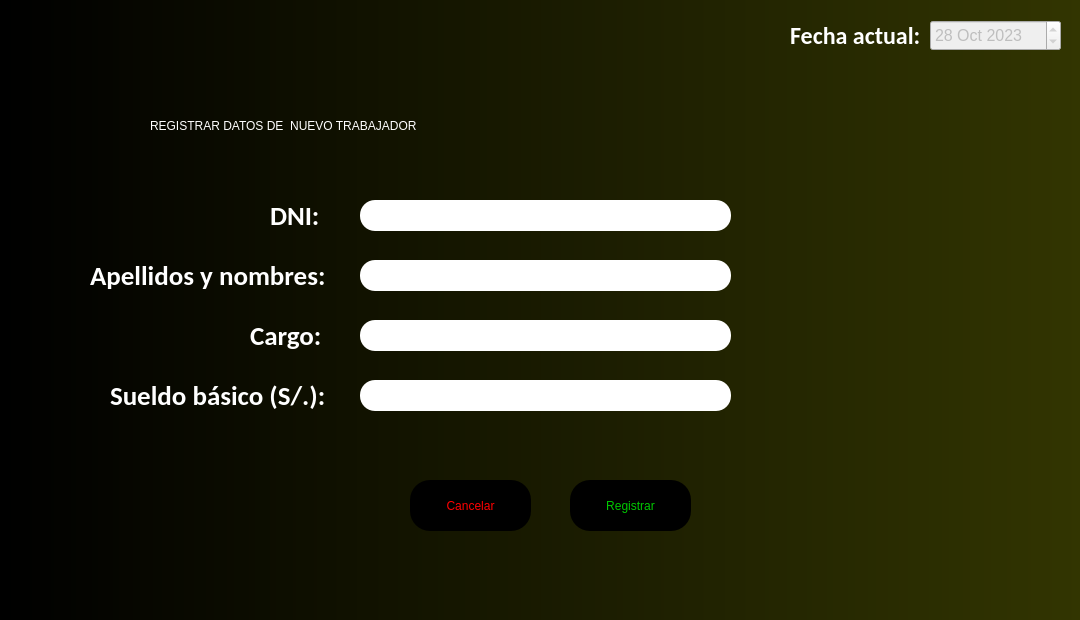
<?xml version="1.0" encoding="UTF-8"?>
<ui version="4.0">
 <class>MainWindow</class>
 <widget class="QMainWindow" name="MainWindow">
  <property name="geometry">
   <rect>
    <x>0</x>
    <y>0</y>
    <width>1080</width>
    <height>620</height>
   </rect>
  </property>
  <property name="minimumSize">
   <size>
    <width>1080</width>
    <height>620</height>
   </size>
  </property>
  <property name="maximumSize">
   <size>
    <width>1080</width>
    <height>620</height>
   </size>
  </property>
  <property name="cursor">
   <cursorShape>ArrowCursor</cursorShape>
  </property>
  <property name="windowTitle">
   <string>Gestión de Sueldos</string>
  </property>
  <property name="styleSheet">
   <string notr="true">QWidget#centralwidget{
background-color: qlineargradient(spread:pad, x1:0, y1:0, x2:1, y2:0, stop:0 rgba(0, 0, 0, 255), stop:1 rgba(50, 53, 1, 255));}</string>
  </property>
  <widget class="QWidget" name="centralwidget">
   <widget class="QLabel" name="label">
    <property name="geometry">
     <rect>
      <x>150</x>
      <y>90</y>
      <width>901</width>
      <height>71</height>
     </rect>
    </property>
    <property name="styleSheet">
     <string notr="true">font: 700 36pt &quot;Calibri&quot;;
color: white;</string>
    </property>
    <property name="text">
     <string>REGISTRAR DATOS DE  NUEVO TRABAJADOR</string>
    </property>
   </widget>
   <widget class="QLabel" name="label_2">
    <property name="geometry">
     <rect>
      <x>790</x>
      <y>0</y>
      <width>141</width>
      <height>71</height>
     </rect>
    </property>
    <property name="font">
     <font>
      <family>Calibri</family>
      <pointsize>18</pointsize>
      <weight>87</weight>
      <italic>false</italic>
      <bold>true</bold>
     </font>
    </property>
    <property name="styleSheet">
     <string notr="true">QWidget#label_2{
font: 700 18pt &quot;Calibri&quot;;
color: white;}

</string>
    </property>
    <property name="text">
     <string>Fecha actual: </string>
    </property>
   </widget>
   <widget class="QLabel" name="label_3">
    <property name="geometry">
     <rect>
      <x>90</x>
      <y>240</y>
      <width>241</width>
      <height>71</height>
     </rect>
    </property>
    <property name="font">
     <font>
      <family>Calibri</family>
      <pointsize>20</pointsize>
      <weight>87</weight>
      <italic>false</italic>
      <bold>true</bold>
     </font>
    </property>
    <property name="styleSheet">
     <string notr="true">QWidget#label_3{
font: 700 20pt &quot;Calibri&quot;;
color: white;}


</string>
    </property>
    <property name="text">
     <string>Apellidos y nombres:</string>
    </property>
   </widget>
   <widget class="QLabel" name="label_4">
    <property name="geometry">
     <rect>
      <x>110</x>
      <y>360</y>
      <width>221</width>
      <height>71</height>
     </rect>
    </property>
    <property name="font">
     <font>
      <family>Calibri</family>
      <pointsize>20</pointsize>
      <weight>87</weight>
      <italic>false</italic>
      <bold>true</bold>
     </font>
    </property>
    <property name="styleSheet">
     <string notr="true">font: 700 20pt &quot;Calibri&quot;;
color: white;</string>
    </property>
    <property name="text">
     <string>Sueldo básico (S/.):</string>
    </property>
   </widget>
   <widget class="QPushButton" name="pushButton_Registrar">
    <property name="geometry">
     <rect>
      <x>570</x>
      <y>480</y>
      <width>121</width>
      <height>51</height>
     </rect>
    </property>
    <property name="autoFillBackground">
     <bool>false</bool>
    </property>
    <property name="styleSheet">
     <string notr="true">font: 700 20pt &quot;Calibri&quot;;
color: rgb(0, 200, 0);
border-radius: 20px;
background-color: rgb(0, 0, 0);</string>
    </property>
    <property name="text">
     <string>Registrar</string>
    </property>
   </widget>
   <widget class="QPushButton" name="pushButton_Cancelar">
    <property name="geometry">
     <rect>
      <x>410</x>
      <y>480</y>
      <width>121</width>
      <height>51</height>
     </rect>
    </property>
    <property name="autoFillBackground">
     <bool>false</bool>
    </property>
    <property name="styleSheet">
     <string notr="true">font: 700 20pt &quot;Calibri&quot;;
color: rgb(255, 0, 0);;
border-radius: 20px;
background-color: rgb(0, 0, 0);</string>
    </property>
    <property name="text">
     <string>Cancelar</string>
    </property>
   </widget>
   <widget class="QDateEdit" name="dateEditFechaActual">
    <property name="enabled">
     <bool>false</bool>
    </property>
    <property name="geometry">
     <rect>
      <x>930</x>
      <y>20</y>
      <width>131</width>
      <height>31</height>
     </rect>
    </property>
    <property name="font">
     <font>
      <pointsize>12</pointsize>
     </font>
    </property>
    <property name="cursor">
     <cursorShape>ArrowCursor</cursorShape>
    </property>
    <property name="mouseTracking">
     <bool>false</bool>
    </property>
    <property name="dateTime">
     <datetime>
      <hour>11</hour>
      <minute>0</minute>
      <second>0</second>
      <year>2023</year>
      <month>10</month>
      <day>28</day>
     </datetime>
    </property>
   </widget>
   <widget class="QLabel" name="label_6">
    <property name="geometry">
     <rect>
      <x>270</x>
      <y>180</y>
      <width>51</width>
      <height>71</height>
     </rect>
    </property>
    <property name="font">
     <font>
      <family>Calibri</family>
      <pointsize>20</pointsize>
      <weight>87</weight>
      <italic>false</italic>
      <bold>true</bold>
     </font>
    </property>
    <property name="styleSheet">
     <string notr="true">font: 700 20pt &quot;Calibri&quot;;
color: white;
</string>
    </property>
    <property name="text">
     <string>DNI: </string>
    </property>
   </widget>
   <widget class="QLabel" name="label_5">
    <property name="geometry">
     <rect>
      <x>250</x>
      <y>300</y>
      <width>81</width>
      <height>71</height>
     </rect>
    </property>
    <property name="font">
     <font>
      <family>Calibri</family>
      <pointsize>20</pointsize>
      <weight>87</weight>
      <italic>false</italic>
      <bold>true</bold>
     </font>
    </property>
    <property name="styleSheet">
     <string notr="true">font: 700 20pt &quot;Calibri&quot;;
color: white;</string>
    </property>
    <property name="text">
     <string>Cargo:</string>
    </property>
   </widget>
   <widget class="QGroupBox" name="groupBox">
    <property name="geometry">
     <rect>
      <x>350</x>
      <y>200</y>
      <width>391</width>
      <height>221</height>
     </rect>
    </property>
    <property name="styleSheet">
     <string notr="true">border: transparent;
</string>
    </property>
    <property name="title">
     <string/>
    </property>
    <widget class="QLineEdit" name="inputDNI">
     <property name="geometry">
      <rect>
       <x>10</x>
       <y>0</y>
       <width>371</width>
       <height>31</height>
      </rect>
     </property>
     <property name="styleSheet">
      <string notr="true">font: 500 15pt &quot;Calibri&quot;;
color: black;
border-radius: 15px;
</string>
     </property>
     <property name="text">
      <string/>
     </property>
    </widget>
    <widget class="QLineEdit" name="inputNombres">
     <property name="geometry">
      <rect>
       <x>10</x>
       <y>60</y>
       <width>371</width>
       <height>31</height>
      </rect>
     </property>
     <property name="styleSheet">
      <string notr="true">font: 500 15pt &quot;Calibri&quot;;
color: black;
border-radius: 15px;
</string>
     </property>
     <property name="text">
      <string/>
     </property>
    </widget>
    <widget class="QLineEdit" name="inputCargo">
     <property name="geometry">
      <rect>
       <x>10</x>
       <y>120</y>
       <width>371</width>
       <height>31</height>
      </rect>
     </property>
     <property name="styleSheet">
      <string notr="true">font: 500 15pt &quot;Calibri&quot;;
color: black;
border-radius: 15px;
</string>
     </property>
     <property name="text">
      <string/>
     </property>
    </widget>
    <widget class="QLineEdit" name="inputSueldoBasico">
     <property name="geometry">
      <rect>
       <x>10</x>
       <y>180</y>
       <width>371</width>
       <height>31</height>
      </rect>
     </property>
     <property name="styleSheet">
      <string notr="true">font: 500 15pt &quot;Calibri&quot;;
color: black;
border-radius: 15px;
</string>
     </property>
     <property name="text">
      <string/>
     </property>
    </widget>
   </widget>
   <zorder>groupBox</zorder>
   <zorder>label</zorder>
   <zorder>label_2</zorder>
   <zorder>label_3</zorder>
   <zorder>label_4</zorder>
   <zorder>pushButton_Registrar</zorder>
   <zorder>pushButton_Cancelar</zorder>
   <zorder>dateEditFechaActual</zorder>
   <zorder>label_6</zorder>
   <zorder>label_5</zorder>
  </widget>
  <widget class="QMenuBar" name="menubar">
   <property name="geometry">
    <rect>
     <x>0</x>
     <y>0</y>
     <width>1080</width>
     <height>21</height>
    </rect>
   </property>
  </widget>
 </widget>
 <resources/>
 <connections/>
</ui>
